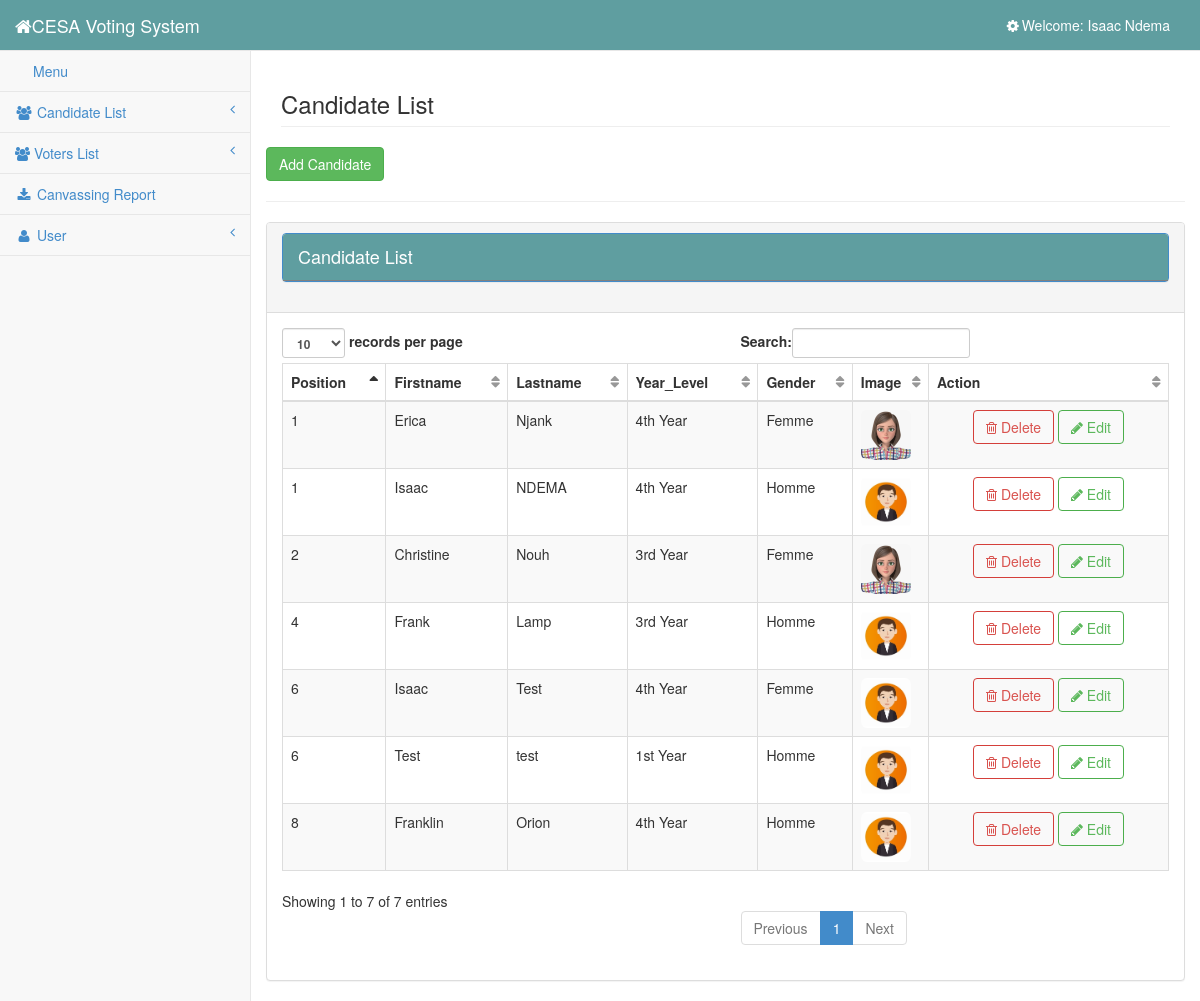
The page /admin/users.php (signed in) on the database its author committed.
### tables this page shows
CREATE TABLE `user` (
  `user_id` int(11) NOT NULL AUTO_INCREMENT,
  `username` varchar(100) NOT NULL,
  `password` varchar(100) NOT NULL,
  `firstname` varchar(100) NOT NULL,
  `lastname` varchar(100) NOT NULL,
  PRIMARY KEY (`user_id`)
);

CREATE TABLE `candidate` (
  `candidate_id` int(11) NOT NULL AUTO_INCREMENT,
  `position` int(11) ,
  `firstname` varchar(100) NOT NULL,
  `lastname` varchar(100) NOT NULL,
  `year_level` varchar(100) NOT NULL,
  `gender` varchar(100) NOT NULL,
  `img` varchar(100) NOT NULL,
  PRIMARY KEY (`candidate_id`),
  FOREIGN KEY (`position`) REFERENCES `postes`(`id`)
);

### admin/session.php (called while the page is built, shortened)
<?php
	require '../database/dbcon.php';
	$session_id=$_SESSION['id'];
	$user_query = $conn->query("SELECT * FROM user WHERE user_id = '$session_id'") or die(mysqli_errno());
	$user_row = $user_query->fetch_array();
?>

### admin/users.php (the view, shortened to what this page needs)
<?php include ('session.php');?>
<?php include ('head.php');?>
<body>
    <div id="wrapper">
        <?php include ('side_bar.php');?>
        <div id="page-wrapper">
            <div class="row">
                <div class="col-lg-12">
                    <h3 class="page-header">Candidate List</h3>
                </div>
				<button class="btn btn-success" data-toggle="modal" data-target="#myModal">Add Candidate</button>
				<hr/>
                    <div class="panel panel-default">
                        <div class="panel-heading">
                            <h4 class="modal-title" id="myModalLabel">
												<div class="panel panel-primary">
													<div class="panel-heading">
														Candidate List
													</div>
												</div>
											</h4>
                        </div>
                        <div class="panel-body">
                            <div class="table-responsive">
                                <table class="table table-striped table-bordered table-hover" id="dataTables-example">
                                    <thead>
                                        <tr>
                                            <th>Position</th>
                                            <th>Firstname</th>
                                            <th>Lastname</th>
                                            <th>Year_Level</th>
                                            <th>Gender</th>
                                            <th>Image</th>
                                            <th>Action</th>
                                        </tr>
                                    </thead>
                                    <tbody>
                                        <tr>
										<?php
										$query=mysql_query("SELECT * FROM candidate ORDER BY candidate_id DESC");
										while($row = mysql_fetch_array($query)){
										$candidate_id=$row['candidate_id'];
										?>
											<td><?php echo $row ['position'];?></td>
                                            <td><?php echo $row ['firstname'];?></td>
                                            <td><?php echo $row ['lastname'];?></td>
                                            <td><?php echo $row ['year_level'];?></td>
                                            <td><?php echo $row ['gender'];?></td>
                                            <td width="50"><img src="<?php echo $row['img']; ?>" width="50" height="50" class="img-rounded"></td>
                                            <td style="text-align:center">
												 <a rel="tooltip"  title="Delete" id="<?php echo $candidate_id; ?>" href="#delete_user<?php echo $candidate_id; ?>" data-target="#delete_user" data-toggle="modal"class="btn btn-danger btn-outline"><i class="fa fa-trash-o"></i> Delete</a>
												  <a rel="tooltip"  title="Edit" id="<?php echo $row['candidate_id'] ?>" href="#edit_candidate<?php echo $row['candidate_id'] ?>"  data-toggle="modal"class="btn btn-success btn-outline"><i class="fa fa-pencil"></i> Edit</a>
											</td>
                                        </tr>
                                       <?php } ?>
                                    </tbody>
                                </table>
                            </div>
                        </div>
                    </div>
            </div>
        </div>
    </div>
</body>
</html>

### admin/side_bar.php (shortened to what this page needs)
<?php require '../database/dbcon.php';?>
<nav class="navbar navbar-default navbar-static-top" role="navigation" style="margin-bottom:0; background-color:cadetblue;">
    <div class="navbar-header">
        <a class="navbar-brand" href="" style="color:white;"><i class="fa fa-home fa-large"> </i>CESA Voting System</a>
    </div>
    <ul class="nav navbar-top-links navbar-right">
        <?php
        $query = $conn->query("SELECT * from user where user_id ='$session_id'") or die(mysql_error());
        while ($row = $query->fetch_array()) {
        ?>
            <li class="dropdown">
                <a class="dropdown-toggle" data-toggle="dropdown" href="#" style="color: white">
                    <i class="fa fa-cog fa-spin fa-fw"></i>Welcome: <?php echo $user_username = $user_row['firstname'] . " " . $user_row['lastname']; ?>
                </a>
            </li>
        <?php } ?>
    </ul>
    <div class="navbar-default sidebar" role="navigation">
        <div class="sidebar-nav navbar-collapse">
            <ul class="nav" id="side-menu">
                <li>
                    <a href="candidate.php"><i class="fa fa-menu fa-fw"></i>Menu </a>
                </li>
                <li>
                    <a href="#"><i class="fa fa-users fa-fw"></i> Candidate List<span class="fa arrow"></span></a>
                </li>
                <li>
                    <a href="#"><i class="fa fa-users"></i> Voters List<span class="fa arrow"></span></a>
                </li>
                <li>
                    <a target="blank" href="../results.php?token=CESAGI2022"><i class="fa fa-download fa-fw"></i> Canvassing Report</a>
                </li>
                <li>
                    <a href="#"><i class="fa fa-user fa-fw"></i> User<span class="fa arrow"></span></a>
                </li>
            </ul>
        </div>
    </div>
</nav>

### css/sb-admin-2.css (style rules this page uses)
body { background-color: #f8f8f8; }
#wrapper { width: 100%; }
#page-wrapper { padding: 0 15px; min-height: 568px; background-color: #fff; }
@media (min-width:768px) { #page-wrapper { position: inherit; margin: 0 0 0 250px; padding: 0 30px; border-left: 1px solid #e7e7e7; } }
.navbar-top-links li { display: inline-block; }
.navbar-top-links li:last-child { margin-right: 15px; }
.navbar-top-links li a { padding: 15px; min-height: 50px; }
.sidebar .sidebar-nav.navbar-collapse { padding-right: 0; padding-left: 0; }
.sidebar ul li { border-bottom: 1px solid #e7e7e7; }
.sidebar .arrow { float: right; }
.sidebar .fa.arrow:before { content: "\f104"; }
@media (min-width:768px) { .sidebar { z-index: 1; position: absolute; width: 250px; margin-top: 51px; } }
.btn-outline { color: inherit; background-color: transparent; transition: all .5s; }
.btn-success.btn-outline { color: #5cb85c; }
.btn-danger.btn-outline { color: #d9534f; }
table.dataTable thead .sorting, table.dataTable thead .sorting_asc, table.dataTable thead .sorting_desc, table.dataTable thead .sorting_asc_disabled, table.dataTable thead .sorting_desc_disabled { background: 0 0; }
table.dataTable thead .sorting_asc:after { content: "\f0de"; float: right; font-family: fontawesome; }
table.dataTable thead .sorting:after { content: "\f0dc"; float: right; font-family: fontawesome; color: rgba(50,50,50,.5); }

### rows shown on the page
user: firstname+lastname "Isaac Ndema"
candidate: position "8", firstname "Franklin", lastname "Orion", year_level "4th Year", gender "Homme", img (picture)
candidate: position "6", firstname "Isaac", lastname "Test", year_level "4th Year", gender "Femme", img (picture)
candidate: position "4", firstname "Frank", lastname "Lamp", year_level "3rd Year", gender "Homme", img (picture)
candidate: position "2", firstname "Christine", lastname "Nouh", year_level "3rd Year", gender "Femme", img (picture)
candidate: position "1", firstname "Erica", lastname "Njank", year_level "4th Year", gender "Femme", img (picture)
candidate: position "1", firstname "Isaac", lastname "NDEMA", year_level "4th Year", gender "Homme", img (picture)
candidate: position "6", firstname "Test", lastname "test", year_level "1st Year", gender "Homme", img (picture)
